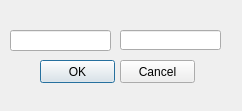
<?xml version="1.0" encoding="UTF-8"?>
<ui version="4.0">
 <class>EditPerson</class>
 <widget class="QDialog" name="EditPerson">
  <property name="geometry">
   <rect>
    <x>0</x>
    <y>0</y>
    <width>242</width>
    <height>111</height>
   </rect>
  </property>
  <property name="windowTitle">
   <string>Dialog</string>
  </property>
  <widget class="QPushButton" name="Edit_OK">
   <property name="geometry">
    <rect>
     <x>40</x>
     <y>60</y>
     <width>75</width>
     <height>23</height>
    </rect>
   </property>
   <property name="text">
    <string>OK</string>
   </property>
  </widget>
  <widget class="QPushButton" name="Edit_Cancel">
   <property name="geometry">
    <rect>
     <x>120</x>
     <y>60</y>
     <width>75</width>
     <height>23</height>
    </rect>
   </property>
   <property name="text">
    <string>Cancel</string>
   </property>
  </widget>
  <widget class="QLineEdit" name="name">
   <property name="geometry">
    <rect>
     <x>10</x>
     <y>30</y>
     <width>101</width>
     <height>21</height>
    </rect>
   </property>
  </widget>
  <widget class="QLineEdit" name="newName">
   <property name="geometry">
    <rect>
     <x>120</x>
     <y>30</y>
     <width>101</width>
     <height>20</height>
    </rect>
   </property>
  </widget>
 </widget>
 <resources/>
 <connections/>
</ui>
